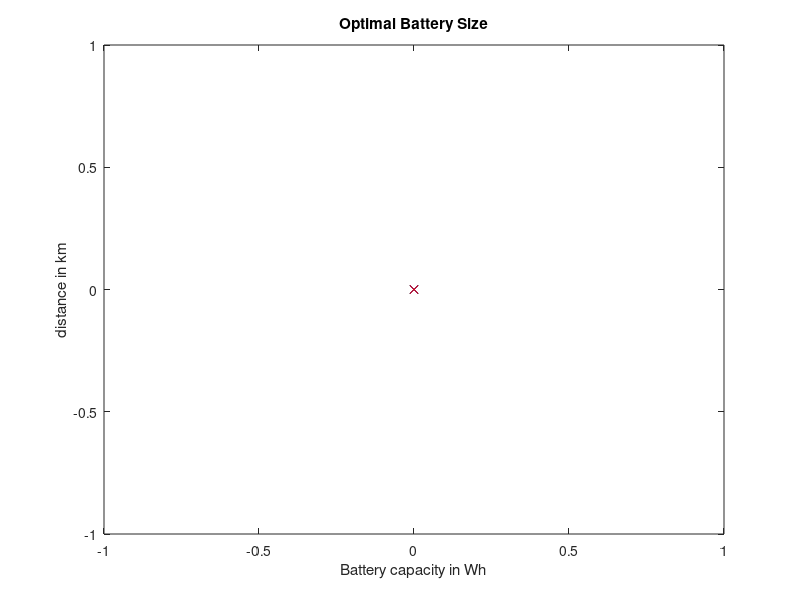

Source code (MATLAB): (Note: this script raises an error after producing the figure.)

addpath('models/solarAPI')

Psolar = 50 * 0.8; % W
Umax = 32; % W
cp = 2; % W

% motor
cmin = 2;
cm = 4 / ((20 - cmin) ^ (1/3));
L = @(u) - Motor(u, cmin, cm);

T = 24 * 7;
h = 0.5;
dx = 0.5;
Nt = T / h;
Nu = (Umax - cmin) + 2;

tDiscrete = h:h:T;
uDiscrete = [0, linspace(cmin, Umax, Nu - 1)];

b_min = 10; %W
b_max = 250; %W
Ebatteries = unique(round(logspace(log10(b_min), log10(b_max), 25)));
distances = zeros(length(Ebatteries), 1);

%[solar_data, solar] = solarForecast('data1.csv', Psolar);

figure(1)
plot(0, 0, 'xg')
hold on
plot(0, 0, 'xb')
plot(0, 0, 'xr')
xlabel('Battery capacity in Wh')
ylabel('distance in km')
title('Optimal Battery Size')

solar =  solarGenerator(Psolar, 190, [1, 1, 1, 1, 1, 1, 1]);
for b = 1:length(Ebatteries)
    
    x0 = Ebatteries(b) / 2; % Wh [Full of smallest Battery]
    E = @(x) (x-x0)^2 * 0.005;
    Nx = Ebatteries(b) / dx + 1;
    xDiscrete = linspace(0, Ebatteries(b), Nx);
  
    [distance, u, x] = dynamicProgramming(tDiscrete, uDiscrete, Ebatteries(b), dx, x0, L, E, cp, solar, [0.6, 0.2, 0.2], 100000);
    distances(b) = distance;
    disp(['iteration: ', num2str(b), ' battery: ', num2str(Ebatteries(b)), 'W  distance: ', num2str(distance), 'km'])
       
    plot(Ebatteries(b), distance, 'xg')
    drawnow
end

solar =  solarGenerator(Psolar, 190, [1, 1, 0.4, 0.4, 0.4, 0.4, 1]);
for b = 1:length(Ebatteries)
    
    x0 = Ebatteries(b) / 2; % Wh [Full of smallest Battery]
    E = @(x) (x-x0)^2 * 0.005;
    Nx = Ebatteries(b) / dx + 1;
    xDiscrete = linspace(0, Ebatteries(b), Nx);
  
    [distance, u, x] = dynamicProgramming(tDiscrete, uDiscrete, Ebatteries(b), dx, x0, L, E, cp, solar, [0.6, 0.2, 0.2], 100000);
    distances(b) = distance;
    disp(['iteration: ', num2str(b), ' battery: ', num2str(Ebatteries(b)), 'W  distance: ', num2str(distance), 'km'])
       
    plot(Ebatteries(b), distance, 'xb')
    drawnow
end

solar =  solarGenerator(Psolar, 190, [1, 1, 1, 1, 1, 1, 1]* 0.4);
for b = 1:length(Ebatteries)
    
    x0 = Ebatteries(b) / 2; % Wh [Full of smallest Battery]
    E = @(x) (x-x0)^2 * 0.005;
    Nx = Ebatteries(b) / dx + 1;
    xDiscrete = linspace(0, Ebatteries(b), Nx);
  
    [distance, u, x] = dynamicProgramming(tDiscrete, uDiscrete, Ebatteries(b), dx, x0, L, E, cp, solar, [0.6, 0.2, 0.2], 100000);
    distances(b) = distance;
    disp(['iteration: ', num2str(b), ' battery: ', num2str(Ebatteries(b)), 'W  distance: ', num2str(distance), 'km'])
       
    plot(Ebatteries(b), distance, 'xr')
    drawnow
end
hold off

legend('7 sunny days', '4 cloudy days', '7 cloudy days')

